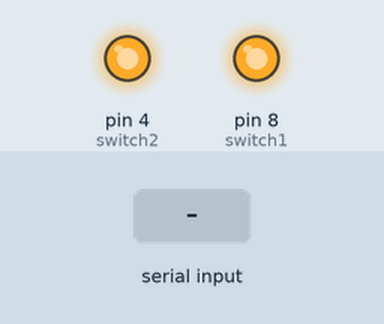
Simulated run of this sketch. Board: Arduino Uno, built with avr-gcc and run on an emulated ATmega328P. Parts: output pins drawn as LEDs (lit = HIGH). Inputs (shaded band) come from the test bench. What the sketch prints to the serial monitor is not drawn.

Above: at 1.2 s.
1.3 s: "a" received over Serial
At 2.3 s:
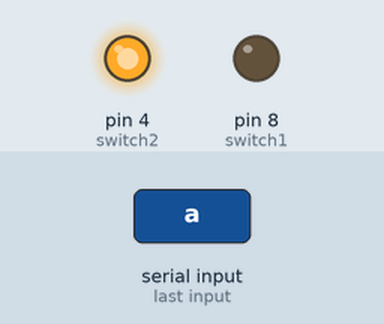
Timing chart, 0 to 8.8 s (numbered marks = the images above; inputs shaded):
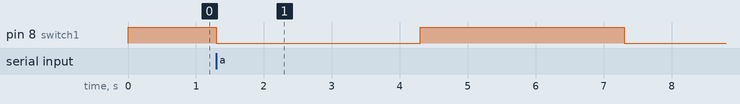

Measured:
- after the input at 1.3 s, pin 8 (switch1): HIGH → LOW at once, → HIGH 3.0 s later, → LOW 3.0 s later

The sketch:

Fin_du_projet_drapeau.ino
```cpp
int switch1 = 8 ;
int switch2 = 4;
int i;

void setup()
{
  Serial.begin(9600);
  pinMode(switch1, OUTPUT);
pinMode(switch2, OUTPUT);
  digitalWrite(8,HIGH );
  digitalWrite(4, HIGH);
}

void loop() {

  if (Serial.available() > 0);
  {
    char data = Serial.read();
    switch (data)
    {
      case'a':
          for (i=0;i<10,data!='e';i++)
         {
            digitalWrite(8,LOW);
            digitalWrite(4,HIGH);
            delay(3000);
            digitalWrite(8,HIGH);
            digitalWrite(4,HIGH);
            delay(3000);
            if(data = Serial.read()) {i='e';}
          }
      break;
      case'e':
        digitalWrite (8, HIGH);break;
        digitalWrite (4, HIGH);break;
        case 'd':
        for( i=0; i<10, data!='h'; i++)
        {
          digitalWrite(4,LOW);
          digitalWrite(8,HIGH);
            delay(3000);
            digitalWrite(4,HIGH);
            digitalWrite(8,HIGH);
            delay(3000);
            if(data = Serial.read()) {i='h';}
          }break;
        case 'h':
        digitalWrite(4, HIGH);break;
        digitalWrite(8, HIGH);break;

      default: break;
    }
    Serial.println(data);

  }
  delay(50);
}
```
